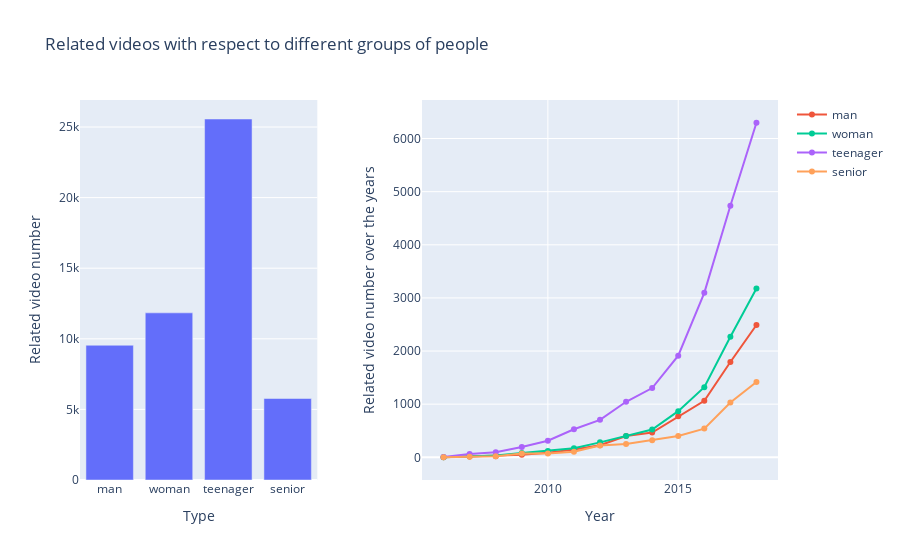

The notebook cell saved with this chart:
### Markdown cell above
## 3.1 Affected people groups

We count the frequency of `man`, `woman`, `teenager` and `senior`. And see that throughout all the years, mental issues regarding `teenager` remains the biggest problem, followed by `woman` and `man`.

### Code cell
def get_proportion(dataframe, types):
    df_meta = dataframe.copy()
    df_meta["upload_date"] = pd.to_datetime(df_meta["upload_date"])
    df_meta = df_meta[df_meta["upload_date"].dt.date < datetime.date(2019, 1, 1)]
    
    # initialize, keys are types, values are lists of proportion over the years
    types_proportion_all = {}
    for t in types.keys():
        types_proportion_all[t] = []
    types_proportion_all["general"] = []
    
    # group by years
    years = []
    for year, df_group in df_meta.groupby(df_meta["upload_date"].dt.year):
        years.append(year)
        types_counter, _ = count_type(df_group, types)
        types_proportion = list(types_counter.values())
        for mental_type, proportion in zip(list(types_counter.keys()), types_proportion):
            types_proportion_all[mental_type].append(proportion)
    
    return types_proportion_all, years

def count_type(dataframe: pd.DataFrame, types: dict):
    """
    Count the occurence of each type
    If none of the types is detected, then it belongs to the general type
    """
    df = dataframe.copy()

    df["text"] = df["title"] +  " " + df["tags"] + " " + df["description"]
    df["is_general"] = 1

    keywords_counter = Counter()
    count_matrix = []

    for m_type, keywords in types.items():
        if_contains_keywords = df["text"].str.lower().str.contains(keywords).astype(int)
        count_matrix.append(if_contains_keywords.values)
        
        keywords_counter[m_type] = if_contains_keywords.sum()
        # df.loc[if_contains_keywords, "is_general"] = 0

    count_matrix = np.vstack(count_matrix)

    return keywords_counter, count_matrix

def draw(df_meta, types: dict, title: str, save_path):
    
    # get types and proportions for each group
    types_counter, matrix = count_type(df_meta, types)
    types_proportion, years = get_proportion(df_meta, types)

    fig = make_subplots(rows=1, cols=2, column_widths=[0.4, 0.6], horizontal_spacing=0.15)
    fig.add_trace(go.Bar(x=list(types_counter.keys()), y=list(types_counter.values())), row=1, col=1)
    
    # we do not want to plot the `general` group anymore, as it contains little information
    for mental_type, proportions in types_proportion.items():
        if mental_type == "general":
            continue
        fig.add_trace(go.Line(x=years, y=proportions, name=mental_type,), row=1, col=2)
        
    # Format the figure
    for trace in fig['data']: 
        if(trace['name'] not in list(types.keys())):
            trace['showlegend'] = False
    
    fig.update_layout(title_text=title)
    
    fig.update_xaxes(title_text="Type", row=1, col=1)
    fig.update_yaxes(title_text="Related video number", row=1, col=1)
    fig.update_xaxes(title_text="Year", row=1, col=2)
    fig.update_yaxes(title_text="Related video number over the years", row=1, col=2)

    fig.show()
    fig.write_html(save_path)
    
    return matrix
    
# people groups we divide, note they are not mutually exclusive!
people_types = {
    "man": ["[^a-z0-9]man[^a-z0-9]", "[^a-z0-9]men[^a-z0-9]", "[^a-z0-9]husband[^a-z0-9]", "[^a-z0-9]father[^a-z0-9]", "[^a-z0-9]dad[^a-z0-9]", "gentleman", "gentlemen", "[^a-z0-9]male[^a-z0-9]", "masculine"],
    "woman": ["woman", "women", "wife", "[^a-z0-9]mom[^a-z0-9]", "[^a-z0-9]mother[^a-z0-9]", "pregnant", "[^a-z0-9]lady[^a-z0-9]", "[^a-z0-9]mrs[^a-z0-9]", "female", "feminine",],
    "teenager": ["children", "child", "baby", "young", "teenager", "[^a-z0-9]teen[^a-z0-9]", "pupil",  "school", "student", "college", "[^a-z0-9]grad[^a-z0-9]", "boy", "girl"],
    "senior": ["senior", "old people", "old citizen", "grandfather", "grandmother", "grandmom", "grandparents", "aging", "retire", "elder", "veteran"],
}

for m_type, keywords in people_types.items():
    people_types[m_type] = "|".join(keywords)
  
df_meta_mental = pd.read_csv("./data/metadata_mental_final.csv")  
matrix_people = draw(df_meta_mental, people_types, "Related videos with respect to different groups of people", "./result/people.html")

### Figure 1 — Plotly figure (JSON) as saved in the notebook; plotly's stock layout.template omitted (floating-point values rounded to 4 significant figures)
{"data": [{"showlegend": false, "type": "bar", "x": ["man", "woman", "teenager", "senior"], "xaxis": "x", "y": [9544, 11837, 25566, 5771], "yaxis": "y"}, {"name": "man", "type": "scatter", "x": [2006, 2007, 2008, 2009, 2010, 2011, 2012, 2013, 2014, 2015, 2016, 2017, 2018], "xaxis": "x2", "y": [1, 16, 21, 49, 87, 147, 226, 401, 466, 772, 1063, 1794, 2491], "yaxis": "y2"}, {"name": "woman", "type": "scatter", "x": [2006, 2007, 2008, 2009, 2010, 2011, 2012, 2013, 2014, 2015, 2016, 2017, 2018], "xaxis": "x2", "y": [3, 18, 36, 82, 120, 172, 281, 403, 524, 869, 1319, 2269, 3178], "yaxis": "y2"}, {"name": "teenager", "type": "scatter", "x": [2006, 2007, 2008, 2009, 2010, 2011, 2012, 2013, 2014, 2015, 2016, 2017, 2018], "xaxis": "x2", "y": [4, 60, 95, 195, 311, 528, 705, 1045, 1303, 1912, 3096, 4734, 6297], "yaxis": "y2"}, {"name": "senior", "type": "scatter", "x": [2006, 2007, 2008, 2009, 2010, 2011, 2012, 2013, 2014, 2015, 2016, 2017, 2018], "xaxis": "x2", "y": [1, 10, 18, 73, 70, 104, 220, 249, 320, 402, 540, 1030, 1417], "yaxis": "y2"}], "layout": {"title": {"text": "Related videos with respect to different groups of people"}, "xaxis": {"anchor": "y", "domain": [0, 0.34], "title": {"text": "Type"}}, "xaxis2": {"anchor": "y2", "domain": [0.49, 1], "title": {"text": "Year"}}, "yaxis": {"anchor": "x", "domain": [0, 1], "title": {"text": "Related video number"}}, "yaxis2": {"anchor": "x2", "domain": [0, 1], "title": {"text": "Related video number over the years"}}}}
